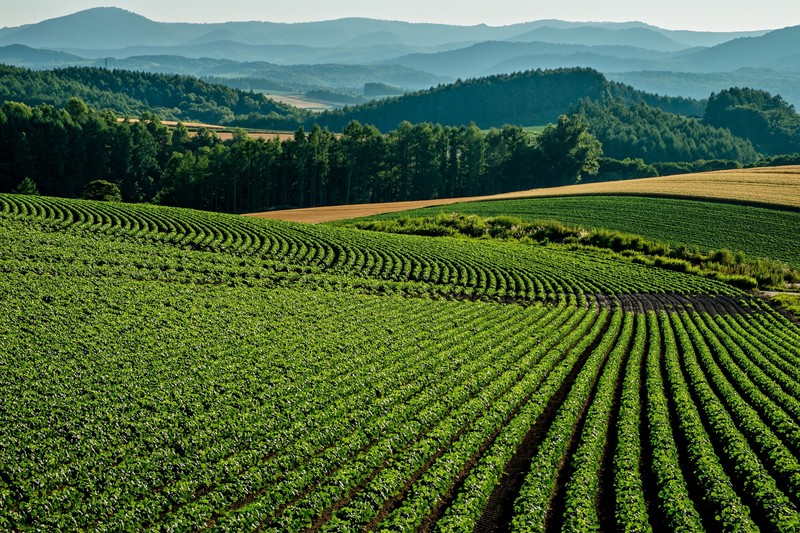
//> input picture data_file/problem_program/problem_6/image/tanbo.jpg, 800 x 533 px
$ ./main   (built with g++ and OpenCV 4)
//> lines starting //> are read from the running program, lines starting //| are printed output that depends on the picture
//
//  main.cpp
//  gaussian
//
//  Created by x17070xx on 2018/05/22.
//  Copyright © 2018年 AIT. All rights reserved.
//

#include <iostream>
#include <opencv2/opencv.hpp>
#define FILE_NAME "/Applications/MAMP/htdocs/aitpictures_20/data_file/problem_program/problem_7/image/tanbo.jpg"
#define WINDOW_NAME_INPUT "input"
#define WINDOW_NAME_OUTPUT "output"
#define SAVE_FILE_NAME1 "result.jpg"
#define FILTER_SIZE (5) //フィルタサイズ

int main(int argc, const char * argv[]) {

    //1. 画像をグレースケールで入力
    cv::Mat src_img = cv::imread(FILE_NAME, 0);
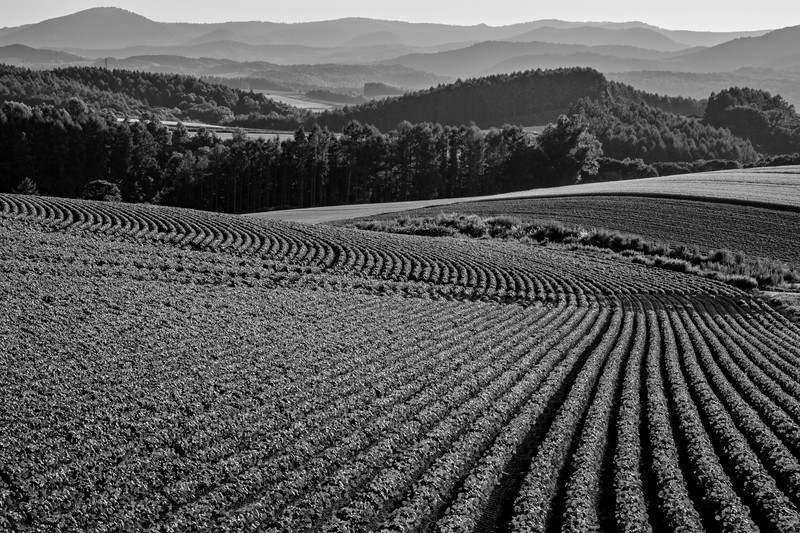
//> src_img: 533 rows x 800 cols, CV_8UC1; min 0, max 255, mean 86.5
    if(src_img.empty()){ //入力失敗の場合
        fprintf(stderr, "File is not opened.\n");
        return(-1);
    }

    //2. メモリ確保
    cv::Mat dst_img; //OpenCVはメモリを確保してくれる。ただし、画素アクセスの場合は不可

    //3. ガウシアンフィルタ
    cv::GaussianBlur(src_img, dst_img, cv::Size(FILTER_SIZE, FILTER_SIZE), 0);
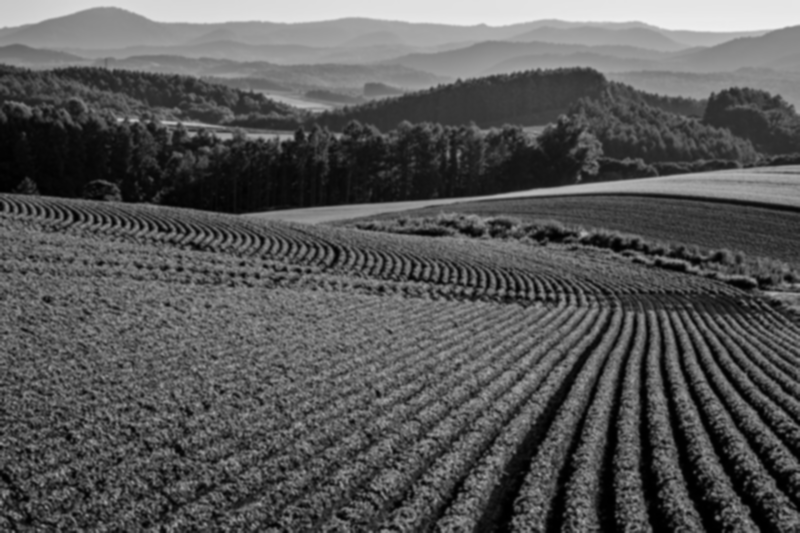
//> dst_img: 533 rows x 800 cols, CV_8UC1; min 0, max 238, mean 86.5

    //4. 表示
    cv::imshow(WINDOW_NAME_INPUT, src_img); //画像の表示
    cv::imshow(WINDOW_NAME_OUTPUT, dst_img); //画像の表示
    cv::imwrite(SAVE_FILE_NAME1, dst_img);

    //キー入力待ち
    cv::waitKey();
    return 0;
}

$ run again, with data_file/problem_program/problem_6/image/yakei.jpg copied over data_file/problem_program/problem_6/image/tanbo.jpg
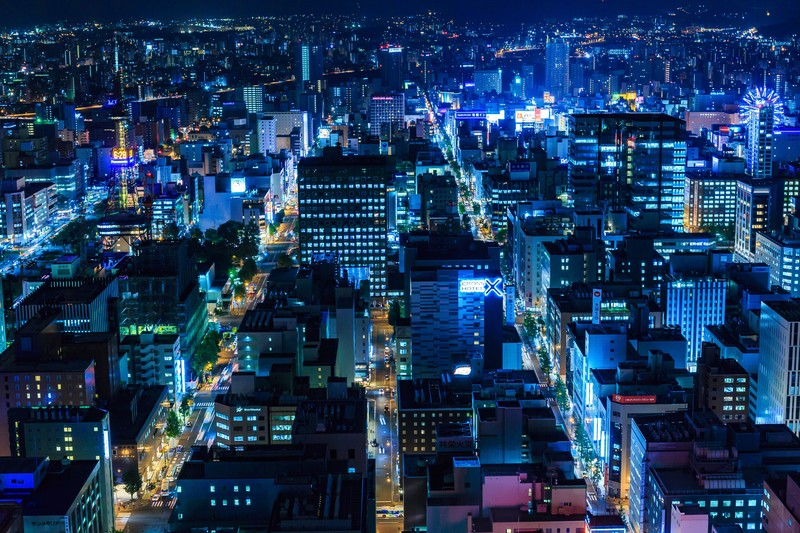
//> input picture data_file/problem_program/problem_6/image/yakei.jpg, 800 x 533 px
//> `cv::Mat src_img = cv::imread(FILE_NAME, 0);`:
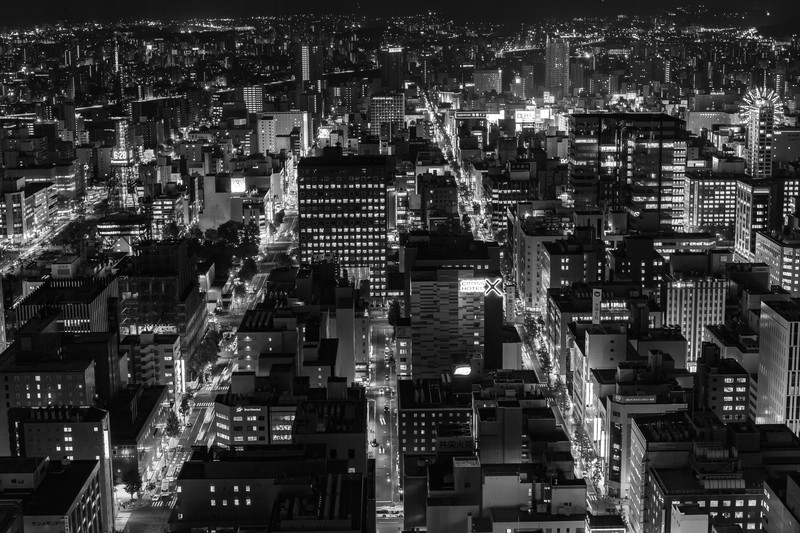
//> src_img: 533 rows x 800 cols, CV_8UC1; min 0, max 255, mean 53.4
//> `cv::GaussianBlur(src_img, dst_img, cv::Size(FILTER_SIZE, FILTER_SIZE),..`:
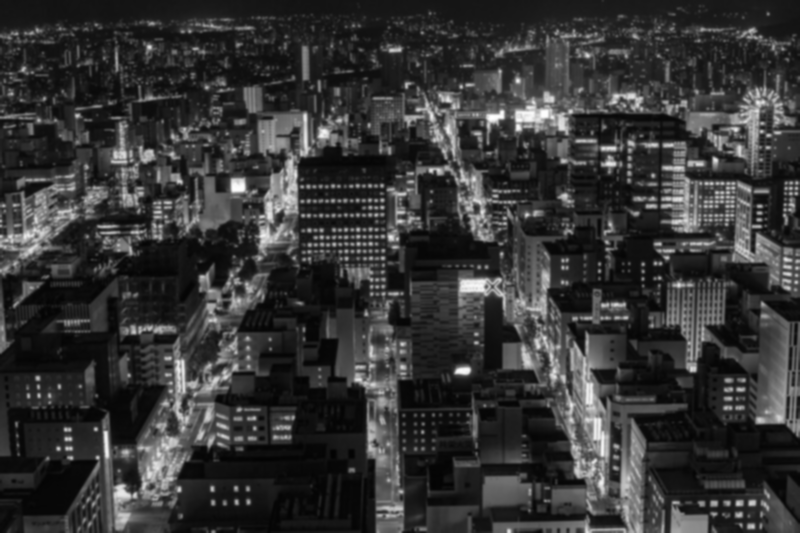
//> dst_img: 533 rows x 800 cols, CV_8UC1; min 3, max 254, mean 53.4
